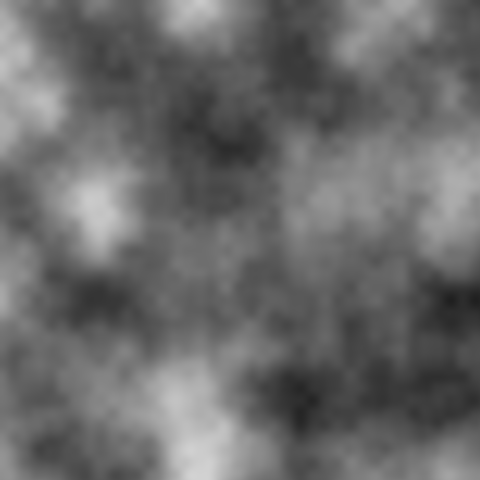
Frame 1 (no input)
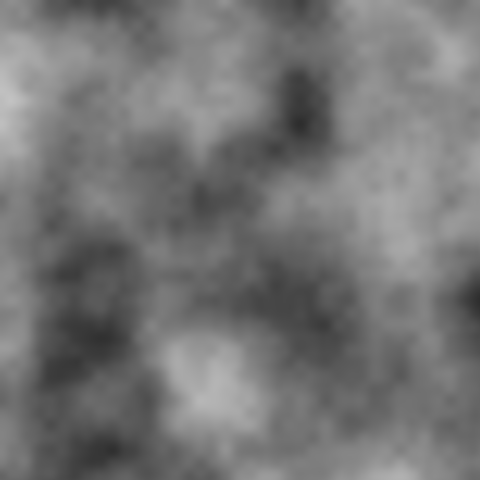
Frame 60 (the mouse pressed at the canvas centre just before this capture)
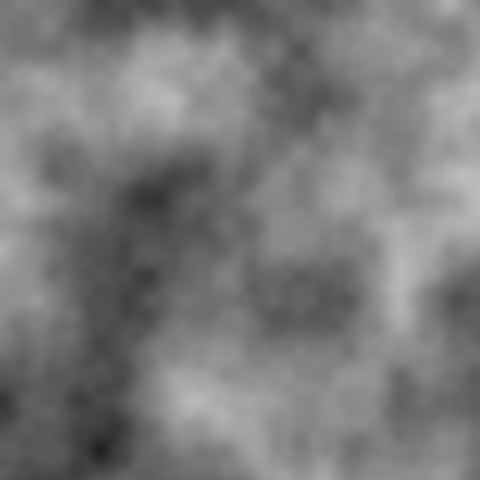
Frame 120 (the mouse held since frame 60 and released just before this capture)

The Processing sketch that drew these frames (run headless with seeded random() and noise(); from frame 60 on, the mouse is pressed at the canvas centre):

// Processing sketch: Nature_Of_Code_EX_0_9
// ── Nature_Of_Code_EX_0_9.pde
float zoff = 0.0;

void setup () {
  size(480, 480);
}

void draw() {
  loadPixels();
  float xoff = 0.0;
  for (int x = 0; x < width; x++) {
    float yoff = 0.0;
    for (int y = 0; y < height; y++) {
      float bright = noise(xoff, yoff, zoff) * 255;
      pixels[x+y*width] = color(bright, bright, bright);
      yoff += 0.01;
    }
    xoff += 0.01;
  }
  updatePixels();
  zoff += 0.01;
}
